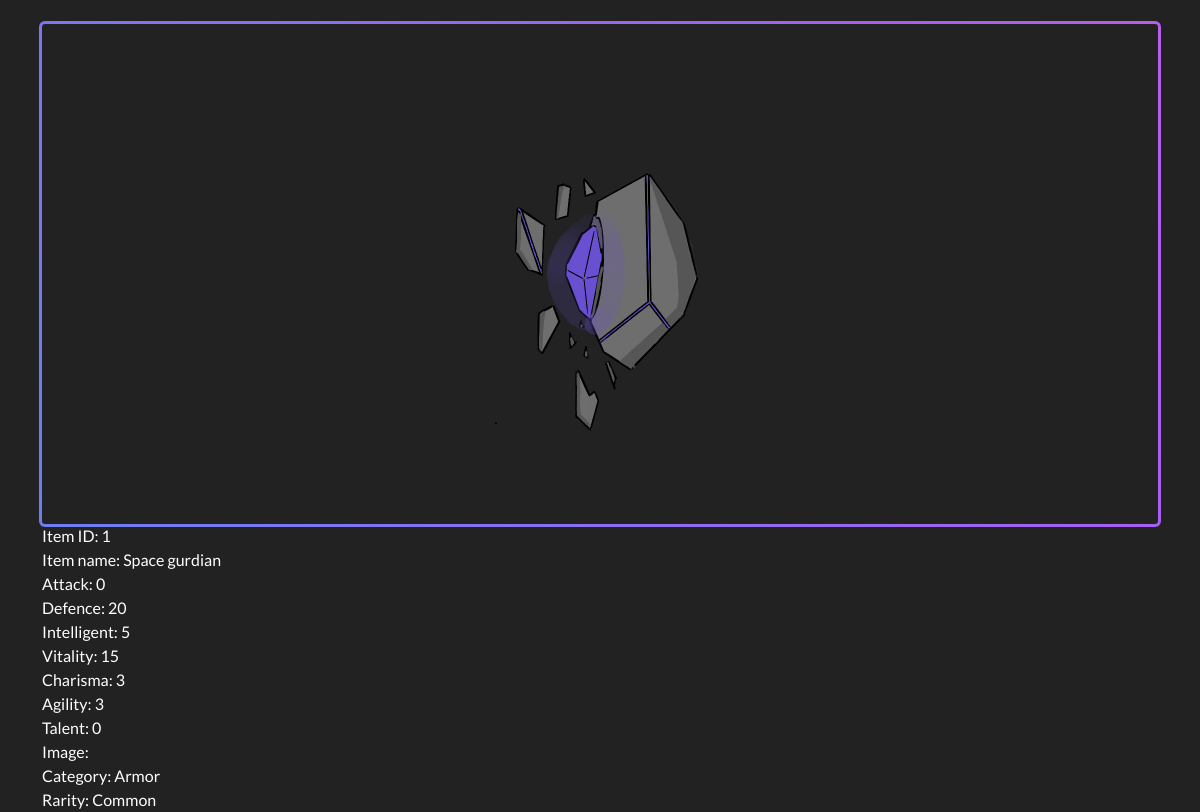
Page /buyitem.php?item_id=1 (signed in) on the committed database.
### tables this page shows
CREATE TABLE `item` (
  `Id_Item` int(200) NOT NULL,
  `Name` varchar(50) NOT NULL DEFAULT 'Item_Null',
  `Atk` int(99) NOT NULL DEFAULT 0,
  `Def` int(99) NOT NULL DEFAULT 0,
  `Int` int(99) NOT NULL DEFAULT 0,
  `Vit` int(99) NOT NULL DEFAULT 0,
  `Cha` int(99) NOT NULL DEFAULT 0,
  `Agi` int(99) NOT NULL DEFAULT 0,
  `Tal` int(99) NOT NULL DEFAULT 0,
  `Img` mediumblob DEFAULT NULL,
  `Hold_or_Sell` enum('H','S') NOT NULL DEFAULT 'H',
  `Category_Id` int(200) NOT NULL,
  `Rarity_Id` int(200) NOT NULL,
  `User_Id` int(200) NOT NULL DEFAULT 0
);

CREATE TABLE `catagory` (
  `Id_Category` int(200) NOT NULL,
  `Name` varchar(50) NOT NULL
);

CREATE TABLE `rarity` (
  `Rarity` int(200) NOT NULL,
  `Name` varchar(50) NOT NULL
);

### buyitem.php (the view, shortened to what this page needs)
<!DOCTYPE html>
<html lang="en">
<head>
    <link href="https://cdn.jsdelivr.net/npm/bootstrap@5.1.0/dist/css/bootstrap.min.css" rel="stylesheet">
    <link rel="stylesheet" href="https://cdn.jsdelivr.net/npm/bootstrap-icons@1.5.0/font/bootstrap-icons.css">
    <link rel="stylesheet" href="https://cdnjs.cloudflare.com/ajax/libs/meyer-reset/2.0/reset.min.css">
    <link rel="stylesheet" href="Card1.css">
  </head>
<body style="background-color: #222">
    <div class="container">
        <div class="gradient-border mt-4">
            <div class="conatiner">
                    <?php
                        $item_id=$_GET['item_id'];
                        $conn=new PDO("mysql:host=localhost;dbname=spaceutopia;charset=utf8","root","");
                        $sql="SELECT t1.Id_Item,t1.Name,t1.Atk,t1.Def,t1.Int,t1.Vit,t1.Cha,t1.Agi,t1.Tal,t1.Img,t1.Hold_Or_Sell,t2.Name,t3.Name
                        FROM item AS t1 INNER JOIN catagory AS t2 ON (t1.Category_Id=t2.Id_Category)
                        INNER JOIN rarity AS t3 ON (t1.Rarity_Id=t3.Rarity) WHERE Id_Item = $item_id ";
                        $result =  $conn -> query($sql);
                        while($row=$result->fetch()){
                            echo "<img src='Stone.png' alt='Item' style='width: 500px;'>";
                            echo 'Item ID: '.$row[0].'<br>';
                            echo 'Item name: '.$row[1].'<br>';
                            echo 'Attack: '.$row[2].'<br>';
                            echo 'Defence: '.$row[3].'<br>';
                            echo 'Intelligent: '.$row[4].'<br>';
                            echo 'Vitality: '.$row[5].'<br>';
                            echo 'Charisma: '.$row[6].'<br>';
                            echo 'Agility: '.$row[7].'<br>';
                            echo 'Talent: '.$row[8].'<br>';
                            echo 'Image: '.$row[9].'<br>';
                            echo 'Category: '.$row[11].'<br>';
                            echo 'Rarity: '.$row[12].'<br>';
                        }
                    ?>
            </div>
        </div>
    </div>
</body>
</html>

### Card1.css (style rules this page uses)
.conatiner { width: 100%; height: 500px; }

### buyitem.php (style rules this page uses)
img { display: block; margin-left: auto; margin-right: auto; }
.gradient-border { --border-width: 3px; position: relative; justify-content: center; align-items: center; font-family: Lato, sans-serif; color: white; background: #222; border-radius: var(--border-width); }
.gradient-border::after { position: absolute; content: ""; top: calc(-1 * var(--border-width)); left: calc(-1 * var(--border-width)); z-index: -1; width: calc(100% + var(--border-width) * 2); height: calc(100% + var(--border-width) * 2); background: linear-gradient(60deg, #5f86f2, #a65ff2, #f25fd0, #f25f61); background-size: 300% 300%; background-position: 0 50%; border-radius: calc(2 * var(--border-width)); animation: moveGradient 4s alternate infinite; }

### rows in the picture
item: Id_Item "1", Name "Space gurdian", Atk "0", Def "20", Int "5", Vit "15", Cha "3", Agi "3", Tal "0", catagory.Name "Armor", Rarity_Id.Name "Common"
